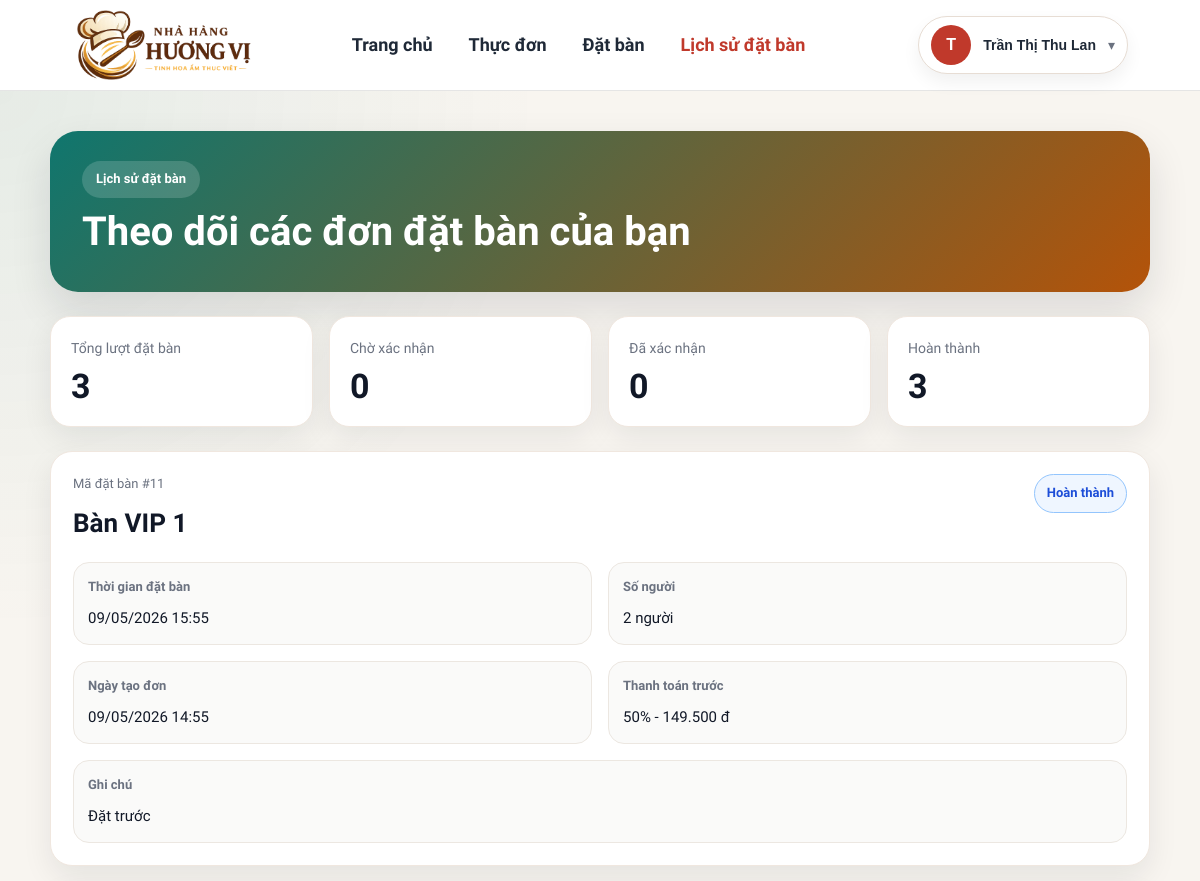
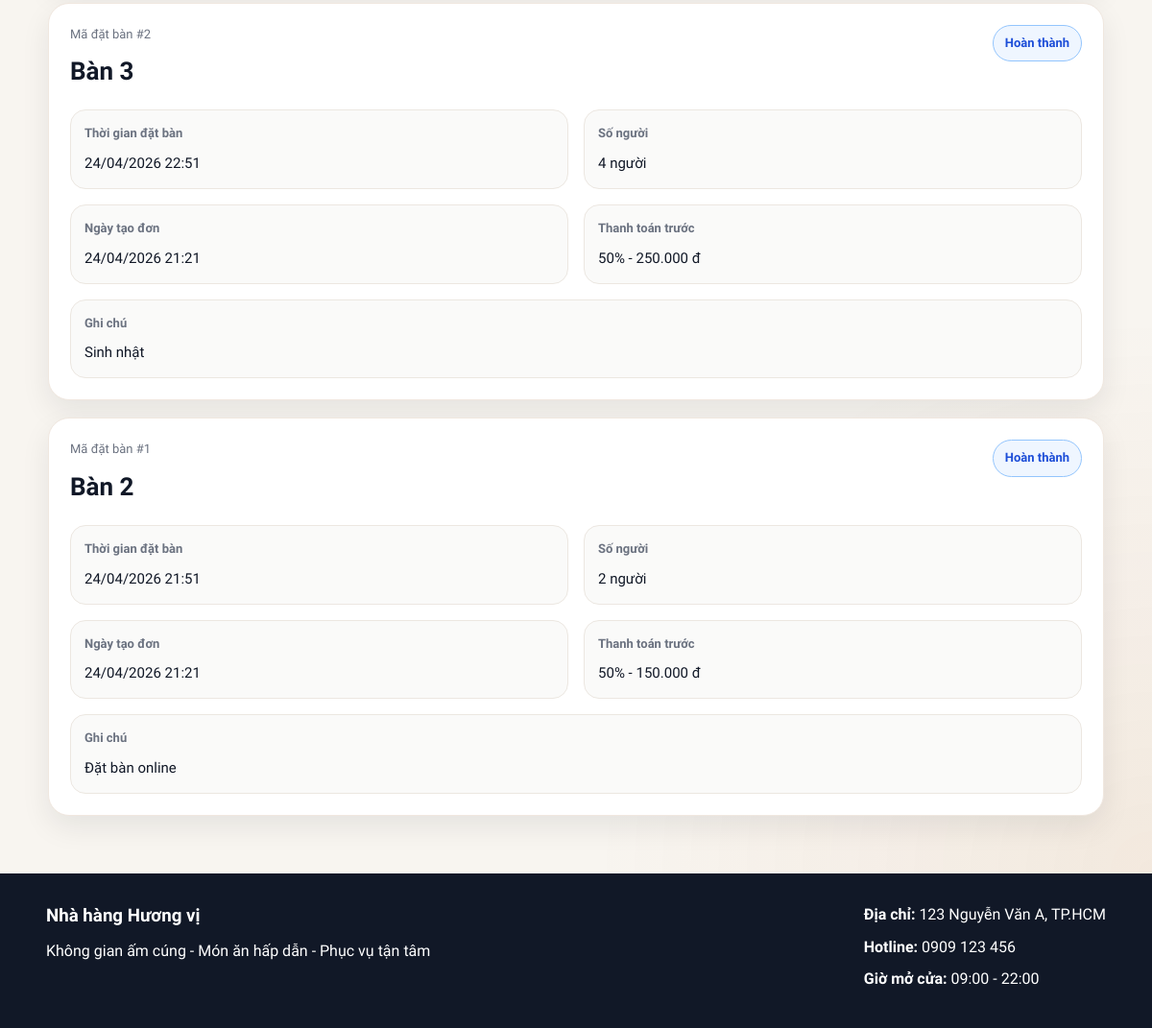
The app's page /customer/reservation-history.php (signed in) with its own data (2 pictures, top to bottom).
### tables this page shows
CREATE TABLE `customers` (
  `customer_id` int(11) NOT NULL AUTO_INCREMENT,
  `customer_name` varchar(100) NOT NULL,
  `phone` varchar(15) DEFAULT NULL,
  `email` varchar(100) DEFAULT NULL,
  `created_by` int(11) DEFAULT NULL,
  `created_at` datetime NOT NULL DEFAULT current_timestamp(),
  `user_id` int(11) DEFAULT NULL,
  PRIMARY KEY (`customer_id`),
  UNIQUE KEY `uq_customers_phone` (`phone`),
  UNIQUE KEY `uq_customers_email` (`email`),
  UNIQUE KEY `user_id` (`user_id`),
  KEY `idx_customers_created_by` (`created_by`),
  CONSTRAINT `fk_customers_created_by` FOREIGN KEY (`created_by`) REFERENCES `users` (`user_id`) ON DELETE SET NULL ON UPDATE CASCADE,
  CONSTRAINT `fk_customers_user` FOREIGN KEY (`user_id`) REFERENCES `users` (`user_id`) ON DELETE SET NULL ON UPDATE CASCADE
);

CREATE TABLE `reservations` (
  `reservation_id` int(11) NOT NULL AUTO_INCREMENT,
  `user_id` int(11) DEFAULT NULL,
  `table_id` int(11) NOT NULL,
  `reservation_time` datetime NOT NULL,
  `number_of_people` int(11) NOT NULL,
  `note` varchar(255) DEFAULT NULL,
  `status` enum('cho_xac_nhan','da_xac_nhan','da_checkin','khong_den','da_huy','hoan_thanh') NOT NULL DEFAULT 'cho_xac_nhan',
  `created_at` datetime NOT NULL DEFAULT current_timestamp(),
  `start_time` datetime DEFAULT NULL,
  `end_time` datetime DEFAULT NULL,
  PRIMARY KEY (`reservation_id`),
  KEY `idx_reservations_table_id` (`table_id`),
  KEY `idx_reservations_time` (`reservation_time`),
  KEY `fk_reservations_user` (`user_id`),
  KEY `idx_reservations_table_status` (`table_id`,`status`),
  KEY `idx_reservations_time_status` (`reservation_time`,`status`),
  CONSTRAINT `fk_reservations_table` FOREIGN KEY (`table_id`) REFERENCES `tables` (`table_id`) ON UPDATE CASCADE,
  CONSTRAINT `fk_reservations_user` FOREIGN KEY (`user_id`) REFERENCES `users` (`user_id`) ON DELETE CASCADE ON UPDATE CASCADE
);

CREATE TABLE `tables` (
  `table_id` int(11) NOT NULL AUTO_INCREMENT,
  `floor_id` int(11) NOT NULL,
  `table_name` varchar(50) NOT NULL,
  `capacity` int(11) NOT NULL,
  `status` enum('trong','dang_su_dung','da_dat','bao_tri') NOT NULL DEFAULT 'trong',
  PRIMARY KEY (`table_id`),
  UNIQUE KEY `uq_tables_floor_table_name` (`floor_id`,`table_name`),
  KEY `idx_tables_floor_id` (`floor_id`),
  CONSTRAINT `fk_tables_floor` FOREIGN KEY (`floor_id`) REFERENCES `floors` (`floor_id`) ON UPDATE CASCADE
);

### includes/functions.php (called while the page is built, shortened)
<?php
function format_currency($amount): string {
    return number_format((float)$amount, 0, ',', '.') . ' đ';
}
function e($value): string {
    return htmlspecialchars((string)$value, ENT_QUOTES, 'UTF-8');
}

### customer/reservation-history.php (the view, shortened to what this page needs)
<?php
require_once __DIR__ . '/../config/database.php';
require_once __DIR__ . '/../includes/functions.php';
$db = null;
$dbType = '';
if (isset($pdo) && $pdo instanceof PDO) {
    $db = $pdo;
    $dbType = 'pdo';
} elseif (isset($conn) && $conn instanceof mysqli) {
    $db = $conn;
    $dbType = 'mysqli';
} elseif (isset($mysqli) && $mysqli instanceof mysqli) {
    $db = $mysqli;
    $dbType = 'mysqli';
} else {
    die('Không tìm thấy biến kết nối CSDL. Kiểm tra lại config/database.php');
}
if (!function_exists('format_datetime_vn')) {
    function format_datetime_vn($datetime)
    {
        $ts = strtotime($datetime);
        return date('d/m/Y H:i', $ts);
    }
}
function db_prepare_and_execute($db, string $dbType, string $sql, array $params = [])
{
    $stmt = $db->prepare($sql);
    if (!empty($params)) {
        $types = '';
        $values = [];
        foreach ($params as $value) {
            if (is_int($value)) {
                $types .= 'i';
            } elseif (is_float($value)) {
                $types .= 'd';
            } else {
                $types .= 's';
            }
            $values[] = $value;
        }
        $stmt->bind_param($types, ...$values);
    }
    $stmt->execute();
    return $stmt;
}
function db_fetch_all($db, string $dbType, string $sql, array $params = []): array
{
    $stmt = db_prepare_and_execute($db, $dbType, $sql, $params);
    $result = $stmt->get_result();
    return $result ? $result->fetch_all(MYSQLI_ASSOC) : [];
}
function db_fetch_one($db, string $dbType, string $sql, array $params = []): ?array
{
    $rows = db_fetch_all($db, $dbType, $sql, $params);
    return $rows[0] ?? null;
}
$sessionUserId     = (int)($_SESSION['user']['user_id'] ?? 0);
$sessionPhone      = trim($_SESSION['customer']['phone'] ?? $_SESSION['user']['phone'] ?? '');
$customer = null;
if ($sessionUserId > 0) {
    $customer = db_fetch_one(
        $db,
        $dbType,
        "SELECT customer_id, customer_name, phone, email, created_at
         FROM customers
         WHERE user_id = ?
         LIMIT 1",
        [$sessionUserId]
    );
}
if (!$customer && $sessionPhone !== '') {
    $customer = db_fetch_one(
        $db,
        $dbType,
        "SELECT customer_id, customer_name, phone, email, created_at
         FROM customers
         WHERE phone = ?
         LIMIT 1",
        [$sessionPhone]
    );
}
$reservations = [];
$stats = [
    'total'        => 0,
    'cho_xac_nhan' => 0,
    'da_xac_nhan'  => 0,
    'hoan_thanh'   => 0,
];
if ($customer) {
    $reservations = [];
    if ($sessionUserId > 0) {
        $reservations = db_fetch_all(
            $db,
            $dbType,
            "SELECT
                r.reservation_id,
                r.table_id,
                r.reservation_time,
                r.number_of_people,
                r.note,
                r.status,
                r.created_at,
                t.table_name,
                rp.payment_percent,
                rp.amount AS payment_amount,
                rp.payment_method,
                rp.payment_status,
                rp.payment_time,
                (SELECT COUNT(*) FROM orders o WHERE o.reservation_id = r.reservation_id) AS has_order
             FROM reservations r
             LEFT JOIN tables t ON t.table_id = r.table_id
             LEFT JOIN reservation_payments rp ON rp.reservation_id = r.reservation_id
             WHERE r.user_id = ?
             ORDER BY r.created_at DESC, r.reservation_id DESC",
            [$sessionUserId]
        );
    }
    $stats['total'] = count($reservations);
    foreach ($reservations as $item) {
        $st = strtolower((string)$item['status']);
        if ($st === 'hoan_thanh') $stats['hoan_thanh']++;
    }
}
include __DIR__ . '/../includes/header.php';
?>
<section class="reservation-history-page">
    <div class="history-shell">
        <div class="history-hero">
            <div class="history-hero-left">
                <span class="history-chip">Lịch sử đặt bàn</span>
                <h1>Theo dõi các đơn đặt bàn của bạn</h1>
            </div>
        </div>
        <?php if (!$customer): ?>
            <div class="history-empty-card">
                <h2>Chưa tìm thấy hồ sơ khách hàng</h2>
                <p>Bạn hãy đặt bàn một lần hoặc đăng nhập đúng tài khoản để xem lịch sử.</p>
                <a href="/quanlynhahang/customer/reservation.php" class="history-btn-primary">Đặt bàn ngay</a>
            </div>
        <?php else: ?>
            <div class="history-stats">
                <div class="stat-card">
                    <span>Tổng lượt đặt bàn</span>
                    <strong><?= (int)$stats['total'] ?></strong>
                </div>
                <div class="stat-card">
                    <span>Chờ xác nhận</span>
                    <strong><?= (int)$stats['cho_xac_nhan'] ?></strong>
                </div>
                <div class="stat-card">
                    <span>Đã xác nhận</span>
                    <strong><?= (int)$stats['da_xac_nhan'] ?></strong>
                </div>
                <div class="stat-card">
                    <span>Hoàn thành</span>
                    <strong><?= (int)$stats['hoan_thanh'] ?></strong>
                </div>
            </div>
            <?php if (empty($reservations)): ?>
                <div class="history-empty-card">
                    <h2>Chưa có lịch sử đặt bàn</h2>
                    <p>Bạn chưa có đơn đặt bàn nào trong hệ thống.</p>
                    <a href="/quanlynhahang/customer/reservation.php" class="history-btn-primary">Đặt bàn mới</a>
                </div>
            <?php else: ?>
                <div class="history-list">
                    <?php foreach ($reservations as $item): ?>
                        <div class="history-card">
                            <div class="history-card-head">
                                <div>
                                    <div class="history-id">Mã đặt bàn #<?= (int)$item['reservation_id'] ?></div>
                                    <h3><?= e($item['table_name'] ?: 'Chưa gán bàn') ?></h3>
                                </div>
                                <div class="history-badges">
                                    <?php
                                        $st = strtolower($item['status']);
                                    ?>
                                    <?php if ($st === 'hoan_thanh'): ?>
                                        <span class="status-badge status-completed">Hoàn thành</span>
                                    <?php elseif ($st === 'da_huy'): ?>
                                        <span class="status-badge status-cancelled">Đã hủy</span>
                                    <?php elseif ($st === 'da_xac_nhan'): ?>
                                        <span class="status-badge status-confirmed">Đã xác nhận</span>
                                    <?php elseif ($st === 'cho_xac_nhan'): ?>
                                        <span class="status-badge status-pending">Chờ xác nhận</span>
                                    <?php elseif ($st === 'da_checkin'): ?>
                                        <span class="status-badge status-completed">Đã check-in</span>
                                    <?php elseif ($st === 'khong_den'): ?>
                                        <span class="status-badge status-cancelled">Không đến</span>
                                    <?php else: ?>
                                        <span class="status-badge status-default">
                                            <?= e(reservation_status_label($item['status'])) ?>
                                        </span>
                                    <?php endif; ?>
                                </div>
                            </div>
                            <div class="history-grid">
                                <div class="history-item">
                                    <label>Thời gian đặt bàn</label>
                                    <div><?= e(format_datetime_vn($item['reservation_time'])) ?></div>
                                </div>
                                <div class="history-item">
                                    <label>Số người</label>
                                    <div><?= (int)$item['number_of_people'] ?> người</div>
                                </div>
                                <div class="history-item">
                                    <label>Ngày tạo đơn</label>
                                    <div><?= e(format_datetime_vn($item['created_at'])) ?></div>
                                </div>
                                <div class="history-item">
                                    <label>Thanh toán trước</label>
                                    <div>
                                        <?php if (!empty($item['payment_percent'])): ?>
                                            <?= (int)$item['payment_percent'] ?>%<?php if (!empty($item['payment_amount'])): ?> - <?= e(format_currency($item['payment_amount'])) ?><?php endif; ?>
                                        <?php else: ?>
                                            Chưa có
                                        <?php endif; ?>
                                    </div>
                                </div>
                                <div class="history-item history-item-full">
                                    <label>Ghi chú</label>
                                    <div><?= e($item['note'] ?: 'Không có ghi chú.') ?></div>
                                </div>
                            </div>
                        </div>
                    <?php endforeach; ?>
                </div>
            <?php endif; ?>
        <?php endif; ?>
    </div>
</section>
<?php include __DIR__ . '/../includes/footer.php'; ?>

### includes/header.php (shortened to what this page needs)
<?php
$user = $_SESSION['user'] ?? null;
$fullName = $user['full_name'] ?? '';
$firstLetter = $fullName !== '' ? mb_strtoupper(mb_substr($fullName, 0, 1)) : 'U';
?>
<!DOCTYPE html>
<html lang="vi">
<head>
    <link rel="stylesheet" href="/quanlynhahang/assets/css/style.css">
    <link rel="stylesheet" href="/quanlynhahang/assets/css/fa-all.min.css">
</head>
<body>
<header class="site-header">
    <div class="container nav-wrap">
        <a href="/quanlynhahang/index.php" class="logo">
            <img src="/quanlynhahang/assets/images/logo.png" alt="Nhà Hàng Miền Tây" style="height:70px; width:auto; object-fit:contain; vertical-align:middle;">
        </a>
        <?php $currentPath = $_SERVER['REQUEST_URI']; ?>
        <nav class="main-nav">
            <a href="/quanlynhahang/index.php" <?= strpos($currentPath, '/index.php') !== false || $currentPath === '/quanlynhahang/' ? 'class="active"' : '' ?>>Trang chủ</a>
            <a href="/quanlynhahang/customer/menu.php" <?= strpos($currentPath, '/customer/menu.php') !== false ? 'class="active"' : '' ?>>Thực đơn</a>
            <a href="/quanlynhahang/customer/reservation.php" <?= strpos($currentPath, '/customer/reservation.php') !== false ? 'class="active"' : '' ?>>Đặt bàn</a>
            <a href="/quanlynhahang/customer/reservation-history.php" <?= strpos($currentPath, '/customer/reservation-history.php') !== false ? 'class="active"' : '' ?>>Lịch sử đặt bàn</a>
        </nav>
        <div class="header-user-area">
            <?php if ($user): ?>
                <div class="user-dropdown">
                    <button class="user-dropdown-toggle" type="button" onclick="toggleUserMenu()">
                        <span class="user-avatar"><?= htmlspecialchars($firstLetter) ?></span>
                        <span class="user-meta">
                            <strong><?= htmlspecialchars($fullName) ?></strong>
                        </span>
                        <span class="user-caret">▾</span>
                    </button>
                </div>
            <?php else: ?>
                <a href="/quanlynhahang/auth/login.php" class="nav-btn">Đăng nhập</a>
            <?php endif; ?>
        </div>
    </div>
</header>

### records on screen
customers: customer_name "T", customer_name "Trần Thị Thu Lan"
reservations: reservation_id "11", table.table_name "Bàn VIP 1", status "Hoàn thành", reservation_time "09/05/2026 15:55", number_of_people "2", created_at "09/05/2026 14:55", payment_percent "50", payment_amount "149.500 đ", note "Đặt trước"
reservations: reservation_id "2", table.table_name "Bàn 3", status "Hoàn thành", reservation_time "24/04/2026 22:51", number_of_people "4", created_at "24/04/2026 21:21", payment_percent "50", payment_amount "250.000 đ", note "Sinh nhật"
reservations: reservation_id "1", table.table_name "Bàn 2", status "Hoàn thành", reservation_time "24/04/2026 21:51", number_of_people "2", created_at "24/04/2026 21:21", payment_percent "50", payment_amount "150.000 đ", note "Đặt bàn online"

### other values on screen
$stats['total'] "3"
$stats['cho_xac_nhan'] "0"
$stats['da_xac_nhan'] "0"
$stats['hoan_thanh'] "3"
